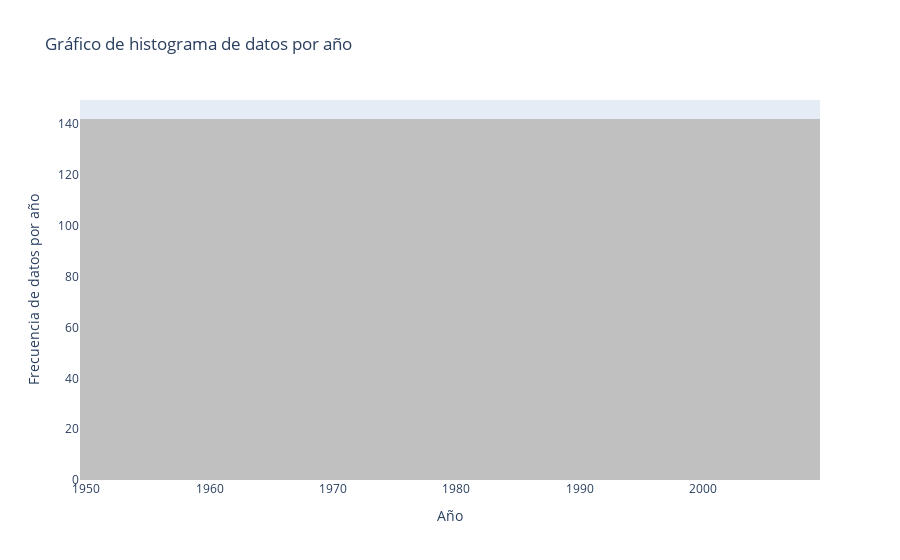

Notebook cell for this chart:
### Code cell
#Plotly grafico de barras:

# Crear el gráfico de histograma
fig = go.Figure(data=go.Histogram(x=datos_continente['year'], marker=dict(color='silver')))

# Personalizar el gráfico
fig.update_layout(
    title='Gráfico de histograma de datos por año',
    xaxis_title='Año',
    yaxis_title='Frecuencia de datos por año'
)

# Mostrar el gráfico
fig.show()

### Figure 1 — Plotly figure (JSON) as saved in the notebook; plotly's stock layout.template omitted (floating-point values rounded to 4 significant figures; data arrays with more than 128 entries replaced by an {"elided": "..."} marker saying what was removed)
{"data": [{"marker": {"color": "silver"}, "type": "histogram", "x": {"elided": "1704 int values"}}], "layout": {"title": {"text": "Gráfico de histograma de datos por año"}, "xaxis": {"title": {"text": "Año"}}, "yaxis": {"title": {"text": "Frecuencia de datos por año"}}}}
